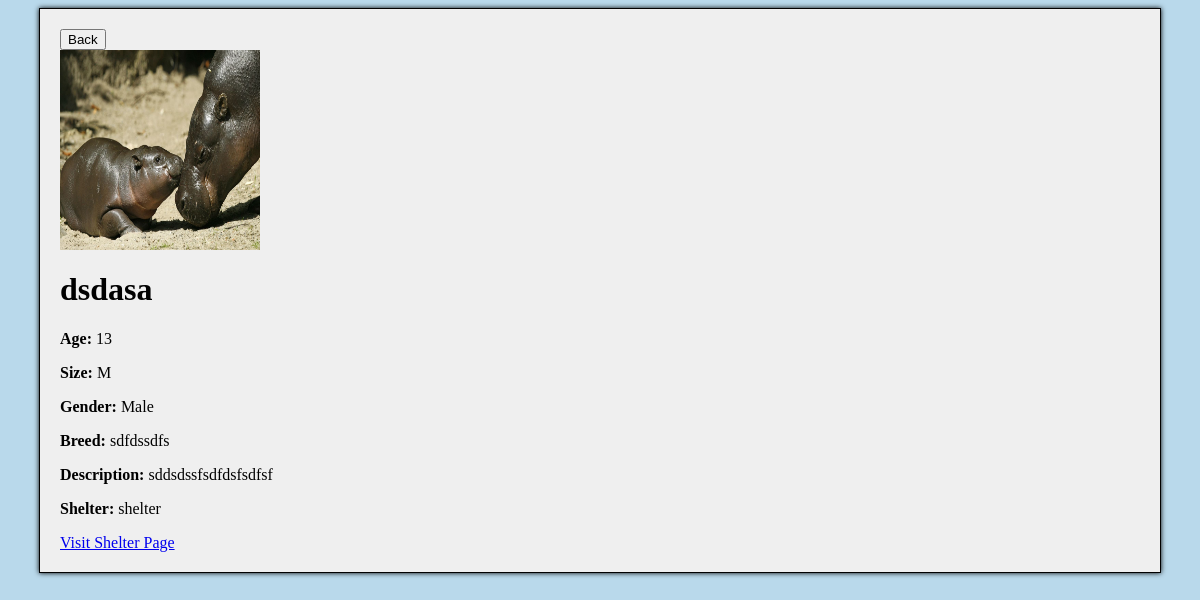
The app's page /dogs/11/ with its own data.
### gui/models.py (models this page shows, shortened)
class DogAdoptionPost(models.Model):
    GENDER_CHOICES = [
        ('male', 'Male'),
        ('female', 'Female'),
    ]
    SIZE_CHOICES = [
        ('XS', 'Extra Small'),
        ('S', 'Small'),
        ('M', 'Medium'),
        ('L', 'Big'),
        ('XL', 'Extra Large'),
    ]
    name = models.CharField(max_length=255)
    age = models.PositiveIntegerField()
    gender = models.CharField(max_length=6, choices=GENDER_CHOICES)
    breed = models.CharField(max_length=255)
    description = models.TextField(blank=True)
    shelter = models.ForeignKey(Shelter, on_delete=models.CASCADE, null=True)
    image = models.ImageField(upload_to='dogs/', blank=True, null=True)
    size = models.CharField(max_length=2, choices=SIZE_CHOICES, default='M')

class Shelter(models.Model):
    user = models.OneToOneField(get_user_model(), on_delete=models.CASCADE, related_name='shelter', limit_choices_to={'role': 'shelter'}, null=True)
    name = models.CharField(max_length=255)
    working_hours = models.TextField()
    phone = models.CharField(max_length=20)
    address = models.CharField(max_length=255, default='')
    latitude = models.FloatField(default=0.0)
    longitude = models.FloatField(default=0.0)

### gui/views.py (the view)
# urls.py: path('dogs/<int:pk>/', DogDetailView.as_view(), name='dog_details'),
class DogDetailView(DetailView):
    model = DogAdoptionPost
    template_name = 'dog_details.html'
    context_object_name = 'dog'

### gui/templates/dog_details.html
{% extends "base_content.html" %}
{% load static %}
{% block content %}
<button onclick="history.back();">Back</button>
<div class="dog-details">
    <div class="dog-image">
        {% if dog.image %}
            <img src="{{ dog.image.url }}" style="width: 200px; height: 200px;">
        {% else %}
            <img src="{% static 'dog_silhouette.jpg' %}" style="width: 200px; height: 200px;">
        {% endif %}
    </div>
    <div class="dog-info">
        <h1>{{ dog.name }}</h1>
        <p><strong>Age:</strong> {{ dog.age }}</p>
        <p><strong>Size:</strong> {{ dog.size }}</p>
        <p><strong>Gender:</strong> {{ dog.get_gender_display }}</p>
        <p><strong>Breed:</strong> {{ dog.breed }}</p>
        <p><strong>Description:</strong> {{ dog.description }}</p>
        <p><strong>Shelter:</strong> {{ dog.shelter.name }}</p>
        <a href="{% url 'shelter_details' dog.shelter.pk %}">Visit Shelter Page</a>
    </div>
</div>
{% endblock %}

### gui/static/generic.css (style rules this page uses)
body { background-color: #b9d9eb; }
.dog-image { width: 100%; height: auto; object-fit: cover; border-radius: 10px; max-width: 200px; max-height: 200px; }

### records on screen
DogAdoptionPost: image (picture), name "dsdasa", age "13", size "M", gender "Male", breed "sdfdssdfs", description "sddsdssfsdfdsfsdfsf", shelter.name "shelter"
